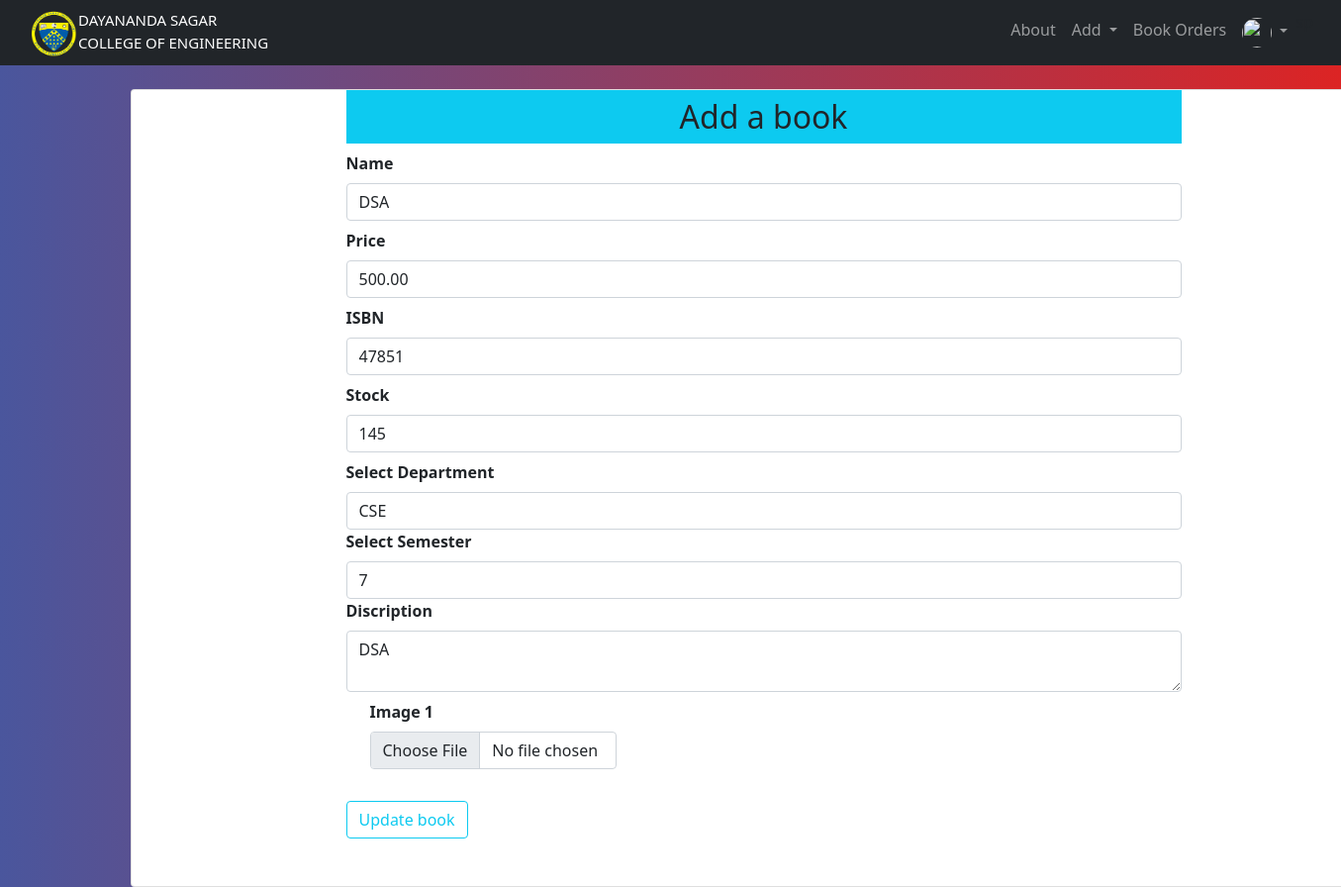
Page /updatebook/1 (signed in) on the earlier database version.
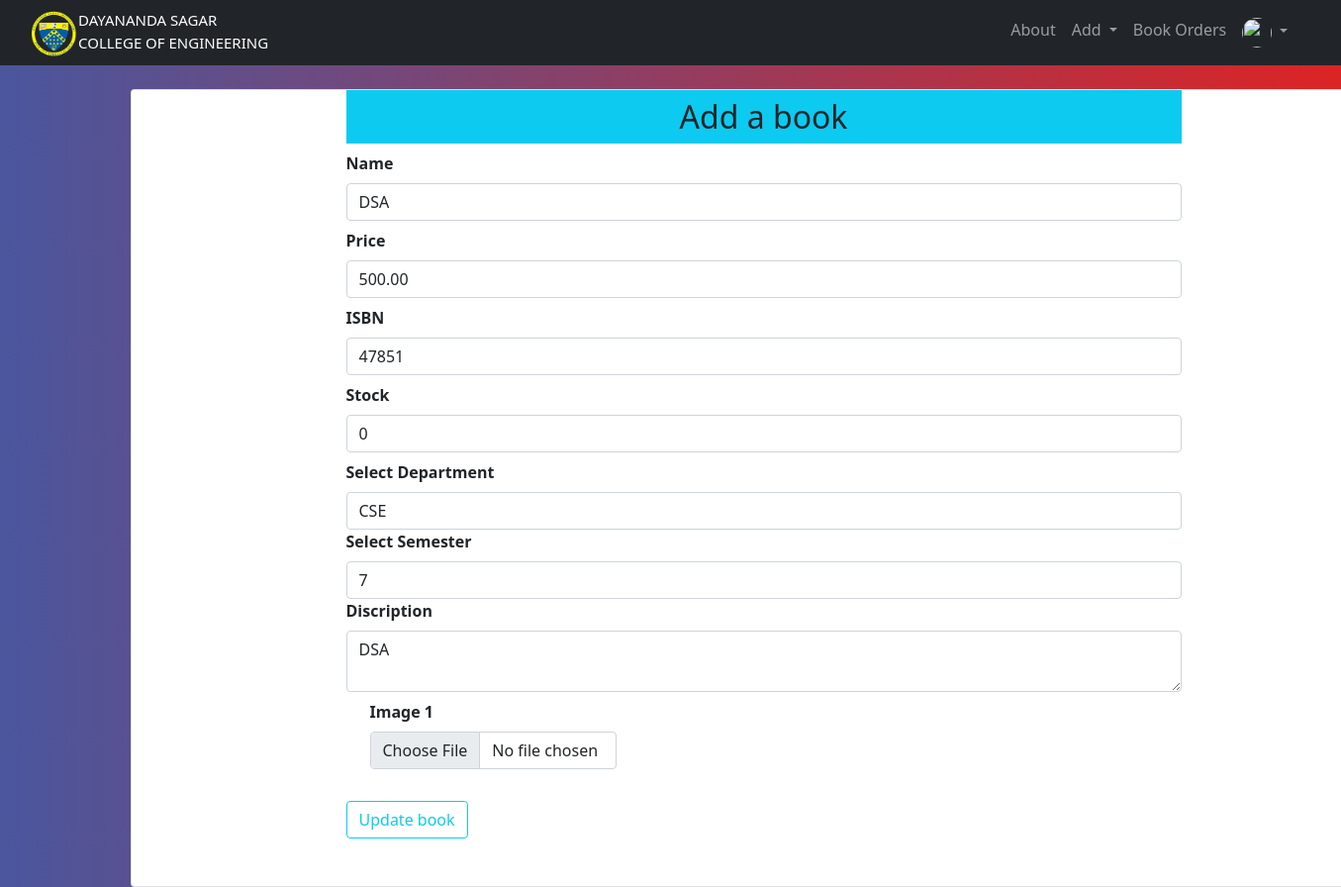
Same page on the later database version.
### website/models.py (models this page shows, shortened)
class Addbook(db.Model):
    __tablename__='addbook'
    __searchable__ = ['name', 'desc', 'isbn']
    id = db.Column(db.Integer, primary_key=True)
    name = db.Column(db.String(80), nullable=False)
    price = db.Column(db.Numeric(10,2), nullable=False)
    isbn = db.Column(db.Integer,default=0)
    stock = db.Column(db.Integer,nullable=False)
    available_copies = db.Column(db.Integer,nullable=False)
    desc = db.Column(db.Text, nullable=False)
    pub_date = db.Column(db.DateTime, nullable=False, default=datetime.utcnow)
    department_id = db.Column(db.Integer, db.ForeignKey('department.id'),nullable=False)
    department = db.relationship('Department', backref=db.backref('departments',lazy=True))
    semester_id = db.Column(db.Integer, db.ForeignKey('semester.id'),nullable=False)
    semester = db.relationship('Semester', backref=db.backref('semesters',lazy=True))
    image_1 = db.Column(db.String(150), nullable=False, default='image.jpg')
    image_2 = db.Column(db.String(150), nullable=False, default='image.jpg')
    image_3 = db.Column(db.String(150), nullable=False, default='image.jpg')

### website/add.py (the view, shortened to what this page needs)
@add.route('/updatebook/<int:id>',methods=['GET','POST'])
@requires_access_level("admin")
def updatebook(id):
    departments = Department.query.all()
    semesters = Semester.query.all()
    book = Addbook.query.get_or_404(id)
    department = request.form.get('department')
    semester = request.form.get('semester')
    form = Addbooks(request.form)
    form.name.data = book.name
    form.price.data = book.price
    form.isbn.data = book.isbn
    form.stock.data = book.stock
    form.discription.data = book.desc
    return render_template('updatebook.html', form = form, user=current_user, departments = departments, semesters = semesters, book = book )

### website/forms.py
class Addbooks(Form):
    name = StringField('Name',[validators.DataRequired()])
    price = DecimalField('Price',[validators.DataRequired()])
    isbn = IntegerField('ISBN', default=0)
    stock = IntegerField('Stock',[validators.DataRequired()])
    discription = TextAreaField('Discription',[validators.DataRequired()])
    image_1 = FileField('Image 1', validators=[FileRequired(), FileAllowed(['jpg','png','gif','jpeg'],'images only please')])
    image_2 = FileField('Image 2', validators=[FileAllowed(['jpg','png','gif','jpeg'],'images only please')])
    image_3 = FileField('Image 3', validators=[FileAllowed(['jpg','png','gif','jpeg'],'images only please')])

### website/models.py (called while the page is built)
        def get_urole(self):
                return self.urole

### website/templates/updatebook.html (shortened to what this page needs)
{% extends "base.html" %} {% block title %}Update book{% endblock %}
{% block content %}
<br>
<div class="container">
        <div class="card" style="width : 80rem;">
            <div class="row">
                <div class="col-md-2"></div>
                    <div class="col-md-8">
                    <h2 class="text-center bg-info p-2">Add a book</h2>
                    {% from "_formhelpers.html" import render_field %}
                    <form action="" method="POST" enctype="multipart/form-data">
                    {{render_field(form.name, class="form-control", placeholder="Add book name")}}
                    {{render_field(form.price, class="form-control", placeholder="Add book price")}}
                    {{render_field(form.isbn, class="form-control", placeholder="Add book ISBN")}}
                    {{render_field(form.stock, class="form-control", placeholder="Add book stock")}}
                    <label for="department"><b>Select Department</b></label>
                    <select name="department" id="department" class="form-control" required>
                        <option value="{{book.department_id}}">{{book.department.name}}</option>
                    </select>
                    <label for="semester"><b>Select Semester</b></label>
                    <select name="semester" id="semester" class="form-control" required>
                        <option value="{{book.semester_id}}">{{book.semester.name}}</option>
                    </select>
                    {{render_field(form.discription, class="form-control", placeholder="Add book detail")}}
            <div class="container">
                <div class="row">
                    <div class="col-md-4">{{ render_field(form.image_1, class="form-control")}}</div>
                </div>
            </div>
        <button type="submit" class="btn btn-outline-info mt-4 mb-5">Update book</button>
        <br>
        </form>
    </div>
</div>
</div>
</div>
{% endblock %}

Differences in the rows shown:
changed Addbook "DSA": stock "145" → "0"
